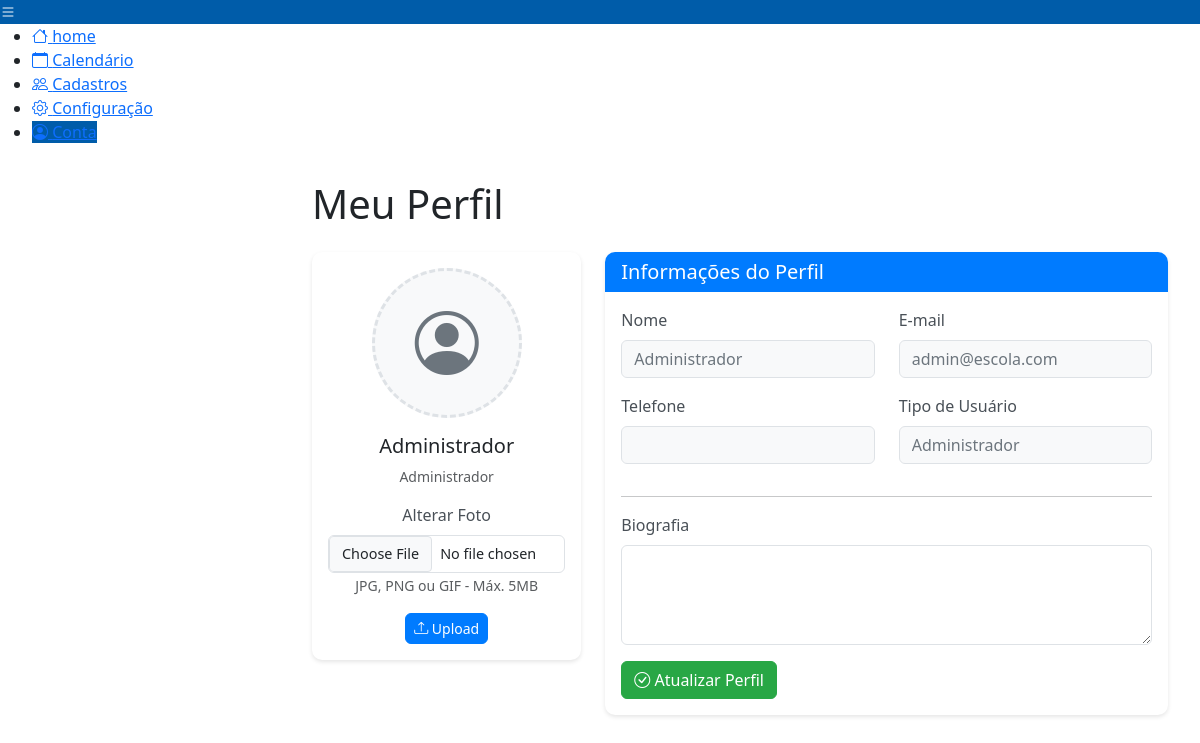
The app's page /projeto/html-php/tela-adm/perfil-completo.php (signed in) with its own data.
### tables this page shows
CREATE TABLE IF NOT EXISTS usuarios (
    id INT AUTO_INCREMENT PRIMARY KEY,
    nome_user VARCHAR(100) NOT NULL,
    email_user VARCHAR(100) NOT NULL UNIQUE,
    cpf_user VARCHAR(20) NOT NULL UNIQUE,
    telefone_user VARCHAR(20),
    senha_user VARCHAR(255) NOT NULL,
    tipo_usuario ENUM('Administrador', 'Professor') NOT NULL DEFAULT 'Professor',
    data_criacao TIMESTAMP DEFAULT CURRENT_TIMESTAMP,
    atualizado_em TIMESTAMP DEFAULT CURRENT_TIMESTAMP ON UPDATE CURRENT_TIMESTAMP,
    status ENUM('ativo', 'inativo') DEFAULT 'ativo'
);

### projeto/html-php/tela-adm/perfil-completo.php (the view, shortened to what this page needs)
<?php
include_once('../conexao.php');
$id_usuario = $_SESSION['id'];
$stmt = $conexao->prepare("
    SELECT u.nome_user, u.email_user, u.telefone_user, u.tipo_usuario,
           p.foto_perfil, p.biografia, p.especialidade, p.formacao
    FROM usuarios u
    LEFT JOIN perfis_usuario p ON u.id = p.id_usuario
    WHERE u.id = ?
");
$stmt->bind_param("i", $id_usuario);
$stmt->execute();
$result = $stmt->get_result();
$perfil = $result->fetch_assoc();
$caminho_base = $_SESSION['tipo_usuario'] === 'Administrador' ? '../tela-adm' : '../tela-prof';
$arquivo_css = $_SESSION['tipo_usuario'] === 'Administrador' ? '../../css/css_telaadm' : '../../css/css-prof';
?>
<!DOCTYPE html>
<html lang="pt-br">
<head>
    <link rel="stylesheet" href="https://cdn.jsdelivr.net/npm/bootstrap@5.3.8/dist/css/bootstrap.min.css">
    <link rel="stylesheet" href="https://cdn.jsdelivr.net/npm/bootstrap-icons@1.13.1/font/bootstrap-icons.min.css">
    <link rel="stylesheet" href="<?php echo $arquivo_css; ?>/perfil.css">
</head>
<body>
    <nav class="menu-lateral">
        <div class="btn-expandir" id="btn-expan" style="padding-right: 0px;">
            <i class="bi bi-list"></i>
        </div>
        <ul>
            <li class="menu-botoes">
                <a href="<?php echo $caminho_base; ?>/home.php">
                    <span class="icon"><i class="bi bi-house"></i></span>
                    <span class="txt-link">home</span>
                </a>
            </li>
            <?php if ($_SESSION['tipo_usuario'] === 'Administrador'): ?>
            <li class="menu-botoes">
                <a href="<?php echo $caminho_base; ?>/calendario.php">
                    <span class="icon"><i class="bi bi-calendar"></i></span>
                    <span class="txt-link">Calendário</span>
                </a>
            </li>
            <li class="menu-botoes">
                <a href="<?php echo $caminho_base; ?>/cadastros_int.php">
                    <span class="icon"><i class="bi bi-people"></i></span>
                    <span class="txt-link">Cadastros</span>
                </a>
            </li>
            <li class="menu-botoes">
                <a href="<?php echo $caminho_base; ?>/configuracao.php">
                    <span class="icon"><i class="bi bi-gear"></i></span>
                    <span class="txt-link">Configuração</span>
                </a>
            </li>
            <?php endif; ?>
            <li class="menu-botoes">
                <a href="<?php echo $caminho_base; ?>/conta.php" style="background-color: rgb(0, 92, 169)">
                    <span class="icon"><i class="bi bi-person-circle"></i></span>
                    <span class="txt-link">Conta</span>
                </a>
            </li>
        </ul>
    </nav>
    <main class="conteudo-perfil">
        <div class="container-fluid">
            <div class="row">
                <div class="col-12">
                    <h1 class="mb-4">Meu Perfil</h1>
                    <div class="row">
                        <div class="col-md-4">
                            <div class="card perfil-foto">
                                <div class="card-body text-center">
                                    <?php if ($perfil['foto_perfil']): ?>
                                        <img src="../../uploads/perfis/<?php echo htmlspecialchars($perfil['foto_perfil']); ?>"
                                             class="rounded-circle foto-perfil-img" alt="Foto de perfil">
                                    <?php else: ?>
                                        <div class="foto-placeholder rounded-circle">
                                            <i class="bi bi-person-circle"></i>
                                        </div>
                                    <?php endif; ?>
                                    <h5 class="mt-3"><?php echo htmlspecialchars($perfil['nome_user']); ?></h5>
                                    <p class="text-muted"><?php echo htmlspecialchars($perfil['tipo_usuario']); ?></p>
                                    <form method="post" enctype="multipart/form-data" class="mt-3">
                                        <div class="mb-3">
                                            <label for="foto_perfil" class="form-label">Alterar Foto</label>
                                            <input type="file" class="form-control" id="foto_perfil" name="foto_perfil"
                                                   accept="image/*">
                                            <small class="text-muted">JPG, PNG ou GIF - Máx. 5MB</small>
                                        </div>
                                        <button type="submit" name="upload_foto" class="btn btn-primary btn-sm">
                                            <i class="bi bi-upload"></i> Upload
                                        </button>
                                    </form>
                                </div>
                            </div>
                        </div>
                        <div class="col-md-8">
                            <div class="card">
                                <div class="card-header">
                                    <h5 class="mb-0">Informações do Perfil</h5>
                                </div>
                                <div class="card-body">
                                    <form method="post">
                                        <div class="row">
                                            <div class="col-md-6 mb-3">
                                                <label for="nome" class="form-label">Nome</label>
                                                <input type="text" class="form-control" id="nome"
                                                       value="<?php echo htmlspecialchars($perfil['nome_user']); ?>" readonly>
                                            </div>
                                            <div class="col-md-6 mb-3">
                                                <label for="email" class="form-label">E-mail</label>
                                                <input type="email" class="form-control" id="email"
                                                       value="<?php echo htmlspecialchars($perfil['email_user']); ?>" readonly>
                                            </div>
                                        </div>
                                        <div class="row">
                                            <div class="col-md-6 mb-3">
                                                <label for="telefone" class="form-label">Telefone</label>
                                                <input type="text" class="form-control" id="telefone"
                                                       value="<?php echo htmlspecialchars($perfil['telefone_user'] ?? ''); ?>" readonly>
                                            </div>
                                            <div class="col-md-6 mb-3">
                                                <label for="tipo_usuario" class="form-label">Tipo de Usuário</label>
                                                <input type="text" class="form-control" id="tipo_usuario"
                                                       value="<?php echo htmlspecialchars($perfil['tipo_usuario']); ?>" readonly>
                                            </div>
                                        </div>
                                        <hr>
                                        <div class="mb-3">
                                            <label for="biografia" class="form-label">Biografia</label>
                                            <textarea class="form-control" id="biografia" name="biografia"
                                                      rows="3"><?php echo htmlspecialchars($perfil['biografia'] ?? ''); ?></textarea>
                                        </div>
                                        <button type="submit" name="atualizar_perfil" class="btn btn-success">
                                            <i class="bi bi-check-circle"></i> Atualizar Perfil
                                        </button>
                                    </form>
                                </div>
                            </div>
                        </div>
                    </div>
                </div>
            </div>
        </div>
    </main>
</body>
</html>

### projeto/css/css_telaadm/perfil.css (style rules this page uses)
.conteudo-perfil { margin-left: 280px; padding: 20px; transition: margin-left 0.3s ease; }
.perfil-foto { box-shadow: 0 4px 6px rgba(0, 0, 0, 0.1); border: none; transition: transform 0.2s ease; }
.foto-placeholder { width: 150px; height: 150px; background-color: #f8f9fa; border: 3px dashed #dee2e6; display: flex; align-items: center; justify-content: center; margin: 0 auto; font-size: 4rem; color: #6c757d; }
.card { box-shadow: 0 2px 4px rgba(0, 0, 0, 0.1); border: none; border-radius: 10px; }
.card-header { background-color: #007bff; color: white; border-radius: 10px 10px 0 0 !important; border-bottom: none; }
.card-header h5 { margin: 0; font-weight: 500; }
.form-label { font-weight: 500; color: #495057; margin-bottom: 0.5rem; }
.btn { border-radius: 6px; font-weight: 500; transition: all 0.2s ease; }
.btn-primary { background-color: #007bff; border-color: #007bff; }
.btn-success { background-color: #28a745; border-color: #28a745; }
input[type="file"] { font-size: 0.9rem; }
textarea.form-control { resize: vertical; min-height: 100px; }
input.form-control[readonly] { background-color: #f8f9fa; color: #6c757d; cursor: not-allowed; }
.text-muted { font-size: 0.875rem; }

### records on screen
usuarios: nome_user "Administrador", tipo_usuario "Administrador", email_user "admin@escola.com"
